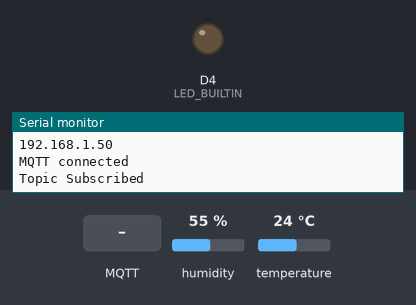
Bench run of a sketch on a simulated ESP8266 (NodeMCU). Parts: output pins drawn as LEDs (lit = HIGH, except the on-board LED, lit = LOW), the last lines printed to the serial monitor. The inputs (shaded band) are chosen by the test bench; at power-on: humidity 55 %, temperature 24 °C. WiFi joins after 1.5 s; servers stay silent unless stated; no MQTT or app messages arrive unless stated.

Above: at 2.7 s.
2.8 s: MQTT message "ON" arrives on the first subscribed topic
At 3.2 s:
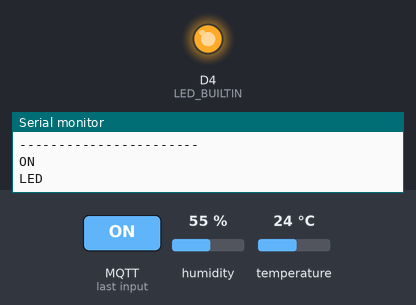
4.3 s: MQTT message "1" arrives on the first subscribed topic
At 5.5 s:
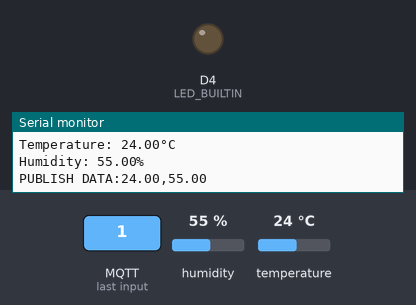
Timing chart, 0 to 7.3 s (numbered marks = the images above; inputs shaded):
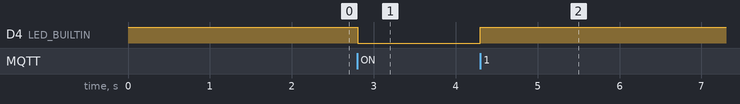

The sketch:

ESP8266_TF.ino
```cpp
#include <Adafruit_Sensor.h> //Library for Adafruit sensors , we are using for DHT
#include <DHT_U.h> //DHT library which uses some func from Adafruit Sensor library
#include <ESP8266WiFi.h> //library for using ESP8266 WiFi
#include <PubSubClient.h> //library for MQTT
#include <ArduinoJson.h> //library for Parsing JSON

//defining Pins
#define DHTPIN 5
#define LED D1

//DHT parameters
#define DHTTYPE    DHT11     // DHT 11
DHT_Unified dht(DHTPIN, DHTTYPE);
uint32_t delayMS;

//MQTT Credentials
const char* ssid = "";//setting your ap ssid
const char* password = "";//setting your ap psk
const char* mqttServer = "broker.hivemq.com"; //MQTT URL
const char* mqttUserName = "hivemqesp10773478";  // MQTT username
const char* mqttPwd = "teste123";  // MQTT password
const char* clientID = "gui-doswaldo-10773478"; // client id username+0001
const char* topic = "Tempdata"; //publish topic

//parameters for using non-blocking delay
unsigned long previousMillis = 0;
const long interval = 5000;

String msgStr = "";      // MQTT message buffer

float temp, hum;


//setting up wifi and mqtt client
WiFiClient espClient;
PubSubClient client(espClient);

void setup_wifi() {
  delay(10);

  WiFi.begin(ssid, password);

  while (WiFi.status() != WL_CONNECTED) {
    delay(500);
    Serial.print(".");
  }

  Serial.println("");
  Serial.println("WiFi connected");
  Serial.println("IP address: ");
  Serial.println(WiFi.localIP());

}

void reconnect() {
  while (!client.connected()) {
    if (client.connect(clientID, mqttUserName, mqttPwd)) {
      Serial.println("MQTT connected");

      client.subscribe("lights");
      Serial.println("Topic Subscribed");
    }
    else {
      Serial.print("failed, rc=");
      Serial.print(client.state());
      Serial.println(" try again in 5 seconds");
      delay(5000);  // wait 5sec and retry
    }

  }

}

//subscribe call back
void callback(char*topic, byte* payload, unsigned int length) {
  Serial.print("Message arrived in topic: ");
  Serial.println(topic);
  Serial.print("Message:");
  String data = "";
  for (int i = 0; i < length; i++) {
    Serial.print((char)payload[i]);
    data += (char)payload[i];
  }
  Serial.println();
  Serial.print("Message size :");
  Serial.println(length);
  Serial.println();
  Serial.println("-----------------------");
  Serial.println(data);

if(data=="ON"){
  Serial.println("LED");
 digitalWrite(LED_BUILTIN, LOW);
}
else{
  digitalWrite(LED_BUILTIN, HIGH);
}
}


void setup() {
  Serial.begin(115200);
  // Initialize device.
  dht.begin();
  // get temperature sensor details.
  sensor_t sensor;
  dht.temperature().getSensor(&sensor);
  dht.humidity().getSensor(&sensor);

  pinMode(LED_BUILTIN, OUTPUT);
  digitalWrite(LED_BUILTIN, HIGH);

  setup_wifi();

  client.setServer(mqttServer, 1883); //setting MQTT server
  client.setCallback(callback); //defining function which will be called when message is received.

}

void loop() {
  if (!client.connected()) { //if client is not connected
    reconnect(); //try to reconnect
  }
  client.loop();

  unsigned long currentMillis = millis(); //read current time

  if (currentMillis - previousMillis >= interval) { //if current time - last time > 5 sec
    previousMillis = currentMillis;

    //read temp and humidity
    sensors_event_t event;
    dht.temperature().getEvent(&event);


    if (isnan(event.temperature)) {
      Serial.println(F("Error reading temperature!"));
    }
    else {
      Serial.print(F("Temperature: "));
      temp = event.temperature;
      Serial.print(temp);
      Serial.println(F("°C"));
    }
    // Get humidity event and print its value.
    dht.humidity().getEvent(&event);
    if (isnan(event.relative_humidity)) {
      Serial.println(F("Error reading humidity!"));
    }
    else {
      Serial.print(F("Humidity: "));
      hum = event.relative_humidity;
      Serial.print(hum);
      Serial.println(F("%"));
    }


    msgStr = String(temp) +","+String(hum);
    byte arrSize = msgStr.length() + 1;
    char msg[arrSize];

    Serial.print("PUBLISH DATA:");
    Serial.println(msgStr);
    msgStr.toCharArray(msg, arrSize);
    client.publish(topic, msg);
    msgStr = "";
    delay(50);

  }

}
```

Measured:
- after the input at 2.8 s, D4 (LED_BUILTIN): HIGH → LOW at once
- after the input at 4.3 s, D4 (LED_BUILTIN): LOW → HIGH at once
